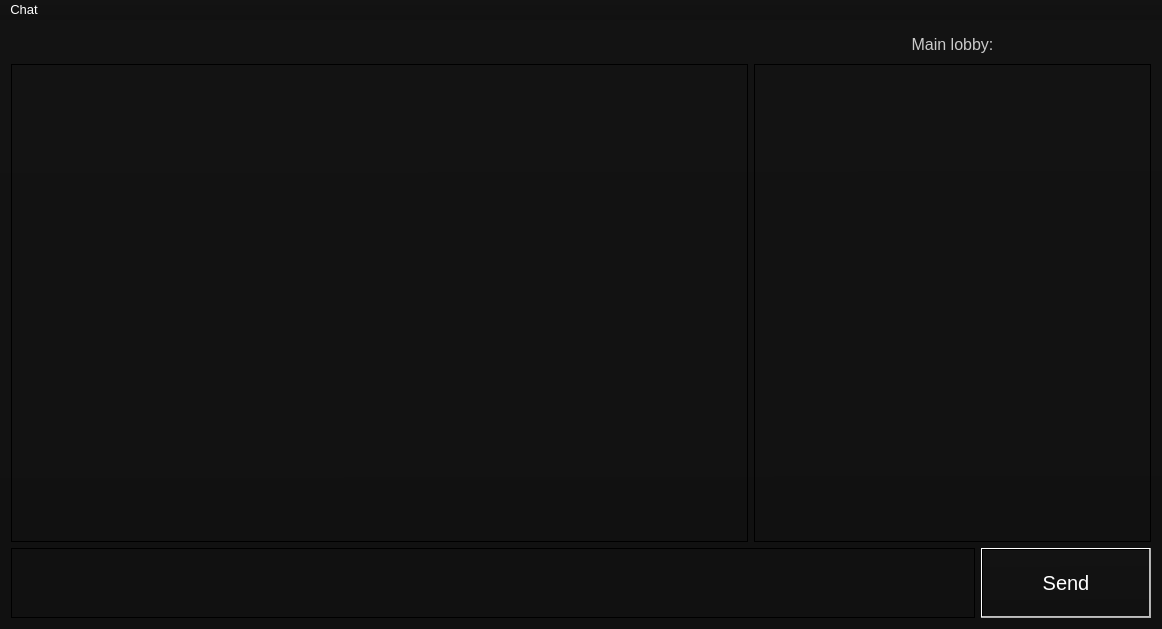
<?xml version="1.0" encoding="UTF-8"?>
<ui version="4.0">
 <class>MainWindow</class>
 <widget class="QMainWindow" name="MainWindow">
  <property name="geometry">
   <rect>
    <x>0</x>
    <y>0</y>
    <width>1162</width>
    <height>629</height>
   </rect>
  </property>
  <property name="windowTitle">
   <string>FChat</string>
  </property>
  <property name="styleSheet">
   <string notr="true">background-color: qlineargradient(spread:pad, x1:0.480769, y1:1, x2:0.476, y2:0, stop:0 rgba(17, 17, 17, 255), stop:1 rgba(19, 19, 19, 255));
color: rgb(202, 202, 202);</string>
  </property>
  <property name="locale">
   <locale language="English" country="UnitedStates"/>
  </property>
  <property name="iconSize">
   <size>
    <width>128</width>
    <height>128</height>
   </size>
  </property>
  <widget class="QWidget" name="centralWidget">
   <layout class="QVBoxLayout" name="verticalLayout_2">
    <item>
     <layout class="QVBoxLayout" name="verticalLayout" stretch="5,90,5">
      <item>
       <layout class="QHBoxLayout" name="horizontalLayout_3" stretch="65,35">
        <item>
         <widget class="QLabel" name="label_2">
          <property name="font">
           <font>
            <family>Segoe UI</family>
            <pointsize>12</pointsize>
           </font>
          </property>
          <property name="styleSheet">
           <string notr="true">background-color: qlineargradient(spread:pad, x1:0, y1:0, x2:1, y2:0, stop:0.461538 rgba(255, 255, 255, 0));</string>
          </property>
          <property name="locale">
           <locale language="English" country="UnitedStates"/>
          </property>
          <property name="text">
           <string/>
          </property>
          <property name="alignment">
           <set>Qt::AlignCenter</set>
          </property>
         </widget>
        </item>
        <item>
         <widget class="QLabel" name="label_3">
          <property name="font">
           <font>
            <family>Segoe UI</family>
            <pointsize>12</pointsize>
           </font>
          </property>
          <property name="styleSheet">
           <string notr="true">background-color: qlineargradient(spread:pad, x1:0, y1:0, x2:1, y2:0, stop:0.461538 rgba(255, 255, 255, 0));</string>
          </property>
          <property name="locale">
           <locale language="English" country="UnitedStates"/>
          </property>
          <property name="text">
           <string>Main lobby:</string>
          </property>
          <property name="alignment">
           <set>Qt::AlignCenter</set>
          </property>
         </widget>
        </item>
       </layout>
      </item>
      <item>
       <layout class="QHBoxLayout" name="horizontalLayout_2" stretch="65,35">
        <item>
         <widget class="QPlainTextEdit" name="plainTextEdit">
          <property name="font">
           <font>
            <family>Segoe UI</family>
            <pointsize>12</pointsize>
           </font>
          </property>
          <property name="styleSheet">
           <string notr="true">background-color: qlineargradient(spread:pad, x1:0, y1:0, x2:1, y2:0, stop:0.461538 rgba(255, 255, 255, 0));</string>
          </property>
          <property name="readOnly">
           <bool>true</bool>
          </property>
         </widget>
        </item>
        <item>
         <layout class="QVBoxLayout" name="verticalLayout_3" stretch="45">
          <property name="spacing">
           <number>5</number>
          </property>
          <item>
           <widget class="QListWidget" name="listWidget_2">
            <property name="font">
             <font>
              <pointsize>12</pointsize>
             </font>
            </property>
            <property name="styleSheet">
             <string notr="true">background-color: qlineargradient(spread:pad, x1:0, y1:0, x2:1, y2:0, stop:0.461538 rgba(255, 255, 255, 0));</string>
            </property>
           </widget>
          </item>
         </layout>
        </item>
       </layout>
      </item>
      <item>
       <layout class="QHBoxLayout" name="horizontalLayout" stretch="85,15">
        <item>
         <widget class="QPlainTextEdit" name="plainTextEdit_2">
          <property name="enabled">
           <bool>false</bool>
          </property>
          <property name="font">
           <font>
            <family>Segoe UI</family>
            <pointsize>12</pointsize>
           </font>
          </property>
          <property name="styleSheet">
           <string notr="true">background-color: qlineargradient(spread:pad, x1:0, y1:0, x2:1, y2:0, stop:0.461538 rgba(255, 255, 255, 0));</string>
          </property>
          <property name="locale">
           <locale language="Russian" country="Russia"/>
          </property>
         </widget>
        </item>
        <item>
         <widget class="QPushButton" name="pushButton">
          <property name="enabled">
           <bool>false</bool>
          </property>
          <property name="sizePolicy">
           <sizepolicy hsizetype="Expanding" vsizetype="Expanding">
            <horstretch>0</horstretch>
            <verstretch>0</verstretch>
           </sizepolicy>
          </property>
          <property name="font">
           <font>
            <family>Segoe UI</family>
            <pointsize>15</pointsize>
           </font>
          </property>
          <property name="styleSheet">
           <string notr="true">QPushButton
{
	color: rgb(255, 255, 255);
}
QPushButton:hover
{
	background-color: rgb(30,30,30);
	border: 1px solid white;
}</string>
          </property>
          <property name="text">
           <string>Send</string>
          </property>
         </widget>
        </item>
       </layout>
      </item>
     </layout>
    </item>
   </layout>
  </widget>
  <widget class="QMenuBar" name="menuBar">
   <property name="geometry">
    <rect>
     <x>0</x>
     <y>0</y>
     <width>1162</width>
     <height>28</height>
    </rect>
   </property>
   <property name="font">
    <font>
     <pointsize>10</pointsize>
    </font>
   </property>
   <property name="styleSheet">
    <string notr="true">QMenuBar
{
	color: rgb(255, 255, 255);
}
QMenuBar::item::selected
{
	background-color: rgb(50, 50, 50);
}</string>
   </property>
   <widget class="QMenu" name="menuChat">
    <property name="font">
     <font>
      <pointsize>10</pointsize>
     </font>
    </property>
    <property name="styleSheet">
     <string notr="true">QMenu::item
{
	background-color: qlineargradient(spread:pad, x1:0.480769, y1:1, x2:0.476, y2:0, stop:0 rgba(17, 17, 17, 255), stop:1 rgba(19, 19, 19, 255));
    color: rgb(200, 200, 200);
}
QMenu::item:selected
{
	background-color: rgb(50, 50, 50);
	color: white;
}</string>
    </property>
    <property name="title">
     <string>Chat</string>
    </property>
    <addaction name="actionConnect"/>
    <addaction name="separator"/>
    <addaction name="actionDisconnect"/>
    <addaction name="separator"/>
    <addaction name="separator"/>
    <addaction name="actionAbout"/>
   </widget>
   <addaction name="menuChat"/>
  </widget>
  <action name="actionAbout">
   <property name="text">
    <string>About</string>
   </property>
  </action>
  <action name="actionConnect">
   <property name="text">
    <string>Connect</string>
   </property>
  </action>
  <action name="actionDisconnect">
   <property name="text">
    <string>Disconnect</string>
   </property>
  </action>
 </widget>
 <layoutdefault spacing="6" margin="11"/>
 <resources/>
 <connections/>
</ui>
